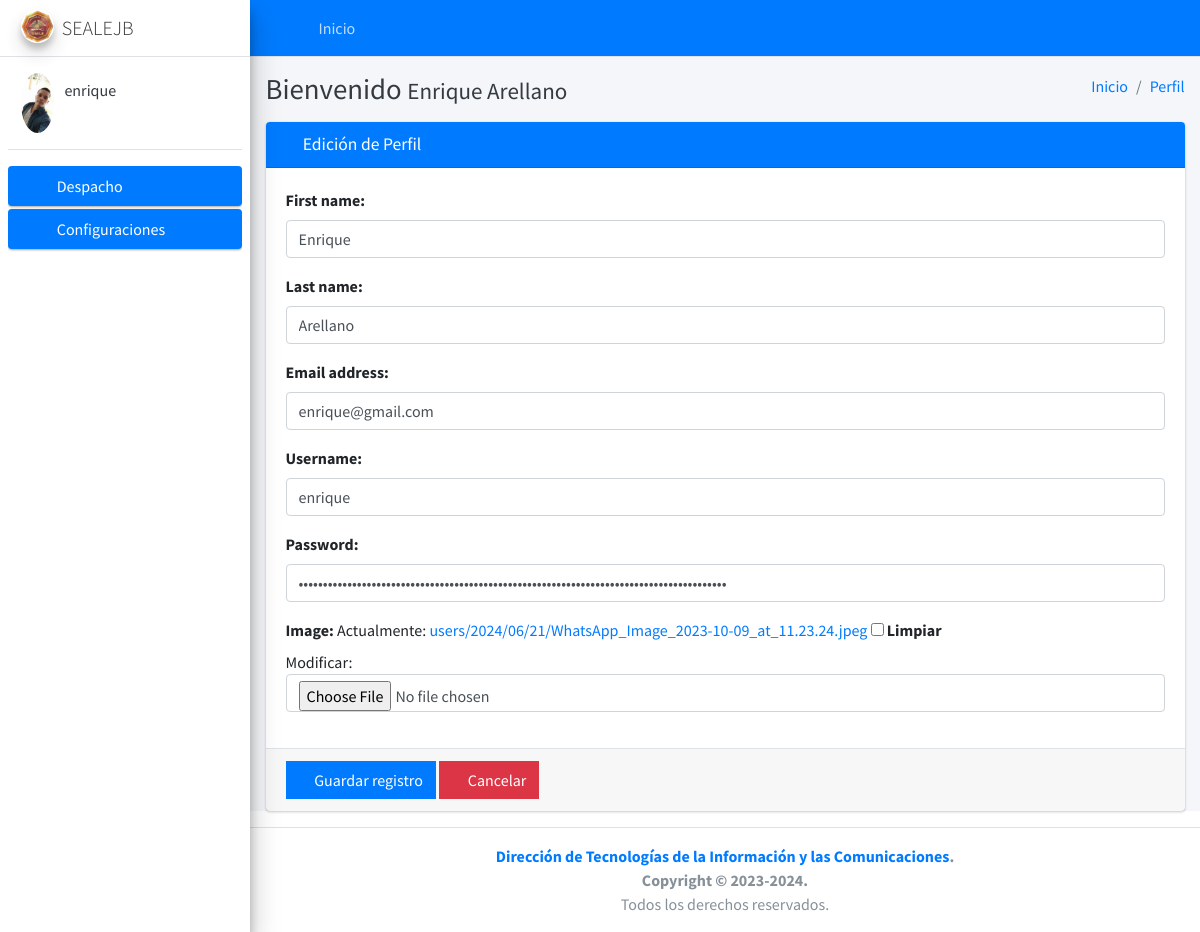
Screenshot of /user/profile/ (signed in) with the database file from the repository.
### core/user/models.py (models this page shows, shortened)
class User(AbstractUser):
    image = models.ImageField(upload_to='users/%Y/%m/%d', null=True, blank=True)
    token = models.UUIDField(primary_key=False, editable=False, null=True, blank=True)
    def get_image(self):
        if self.image:
            return '{}{}'.format(MEDIA_URL, self.image)
        return '{}{}'.format(STATIC_URL, 'img/empty.png')

### core/user/views.py (the view, shortened to what this page needs)
# urls.py: path('profile/', UserProfileView.as_view(), name='user_profile'),
class UserProfileView(LoginRequiredMixin, UpdateView):
    model = User
    form_class = UserProfileForm
    template_name = 'user/profile.html'
    success_url = reverse_lazy('erp:dashboard')
    @method_decorator(csrf_exempt)
    def dispatch(self, request, *args, **kwargs):
        self.object = self.get_object()
        return super().dispatch(request, *args, **kwargs)
    def get_object(self, queryset=None):
        return self.request.user
    def get_context_data(self, **kwargs):
        context = super().get_context_data(**kwargs)
        context['title'] = 'Edición de Perfil'
        context['entity'] = 'Perfil'
        context['list_url'] = self.success_url
        context['action'] = 'edit'
        return context

### core/user/templates/user/profile.html
{% extends 'form.html' %}

### templates/form.html (shortened to what this page needs)
{% extends 'layout.html' %}
{% load widget_tweaks %}
{% block content %}
    <form method="post" action="." enctype="multipart/form-data">
        <div class="card card-primary">
            <div class="card-header">
                <h3 class="card-title">
                    {% if action == 'add' %}
                        <i class="fas fa-plus"></i>
                    {% else %}
                        <i class="fas fa-edit"></i>
                    {% endif %}
                    {{ title }}
                </h3>
            </div>
            <div class="card-body">
                {% for field in form.visible_fields %}
                    <div class="form-group">
                        <label for="email">{{ field.label }}:</label>
                        {{ field|add_class:'form-control'|attr:'autocomplete:off' }}
                    </div>
                {% endfor %}
            </div>
            <div class="card-footer">
                <button type="submit" class="btn btn-primary btn-flat">
                    <i class="fas fa-save"></i> Guardar registro
                </button>
                <a href="{{ list_url }}" class="btn btn-danger btn-flat">
                    <i class="fas fa-times"></i> Cancelar
                </a>
            </div>
        </div>
    </form>
{% endblock %}

### templates/layout.html
{% extends 'vtc/body.html' %}

### templates/vtc/body.html (shortened to what this page needs)
{% extends 'home.html' %}
{% block body %}
    <body class="hold-transition sidebar-mini layout-fixed">
    <div class="wrapper">
        {% include 'vtc/header.html' %}
        {% include 'vtc/sidebar.html' %}
        <div class="content-wrapper">
            <div class="content-header">
                <div class="container-fluid">
                    <div class="row">
                        <div class="col-sm-6">
                            <h1 class="m-0 text-dark"> Bienvenido <small>{{ request.user.get_full_name }}</small></h1>
                        </div>
                        <div class="col-sm-6">
                            <ol class="breadcrumb float-sm-right">
                                <li class="breadcrumb-item"><a href="{% url 'erp:dashboard' %}">Inicio</a></li>
                                <li class="breadcrumb-item"><a href="{{ list_url }}">{{ entity }}</a></li>
                            </ol>
                        </div>
                    </div>
                </div>
            </div>
            <div class="content">
                <div class="container-fluid">
                    {% block content %}
                    {% endblock %}
                </div>
            </div>
        </div>
        {% include 'footer.html' %}
    </div>
    </body>
{% endblock %}

### templates/home.html (shortened to what this page needs)
{% load static %}
<!DOCTYPE html>
<html lang="en">
<head>
    <link rel="stylesheet" href="{% static 'lib/adminlte-3.0.4/plugins/font-awesome-5.11.1/css/all.min.css' %}">
    <link rel="stylesheet" href="{% static 'lib/adminlte-3.0.4/css/adminlte.min.css' %}">
    <link rel="stylesheet" href="{% static 'lib/jquery-confirm-v3.3.4/jquery-confirm.min.css' %}">
    <link rel="stylesheet" href="{% static 'css/mystyle.css' %}">
</head>
{% block body %}
{% endblock %}
</html>

### templates/vtc/header.html (shortened to what this page needs)
<nav class="main-header navbar navbar-expand navbar-dark navbar-primary">
    <ul class="navbar-nav">
        <li class="nav-item">
            <a class="nav-link" data-widget="pushmenu" href="#" role="button"><i class="fas fa-bars"></i></a>
        </li>
        <li class="nav-item d-none d-sm-inline-block">
            <a href="{% url 'erp:dashboard' %}" class="nav-link">Inicio</a>
        </li>
    </ul>
    <ul class="navbar-nav ml-auto">
        <li class="nav-item dropdown">
            <a class="nav-link" data-toggle="dropdown" href="#">
                <i class="fas fa-users-cog"></i>
            </a>
        </li>
        <li class="nav-item">
            <a class="nav-link" href="{% url 'logout' %}">
                <i class="fas fa-power-off" aria-hidden="true"></i>
            </a>
        </li>
    </ul>
</nav>

### templates/vtc/sidebar.html (shortened to what this page needs)
{% load static %}
<aside class="main-sidebar sidebar-light-primary elevation-4">
    <a href="{% url 'erp:dashboard' %}" class="brand-link">
        <img src="{% static 'img/sale.png' %}" alt="AdminLTE Logo" class="brand-image img-circle elevation-3"
            style="opacity: .8">
        <span class="brand-text font-weight-light">SEALEJB</span>
    </a>
    <div class="sidebar">
        <div class="user-panel mt-3 pb-3 mb-3 d-flex">
            <div class="image">
                <img src="{{ request.user.get_image }}" class="img-circle" alt="User Image">
            </div>
            <div class="info">
                <a href="#" class="d-block">{{ request.user.username }}</a>
            </div>
        </div>
        <nav class="mt-2">
            <ul class="nav nav-pills nav-sidebar flex-column" data-widget="treeview" role="menu" data-accordion="false">
                <li class="nav-item">
                    <a href="#" class="nav-link active">
                        <i class="nav-icon fas fa-store"></i>
                        <p>
                            Despacho
                            <i class="right fas fa-angle-left"></i>
                        </p>
                    </a>
                </li>
                <li class="nav-item">
                    <a href="#" class="nav-link active">
                        <i class="nav-icon fas fa-cogs"></i>
                        <p>
                            Configuraciones
                            <i class="fas fa-angle-left right"></i>
                        </p>
                    </a>
                </li>
            </ul>
        </nav>
    </div>
</aside>

### templates/footer.html
<footer class="main-footer text-center">
    <strong><a href="https://www.ejercito.mil.ve">Dirección de Tecnologías de la Información y las Comunicaciones</a>.</strong><br>
    <strong>Copyright &copy; 2023-2024</a>.</strong><br>
    Todos los derechos reservados.
</footer>

### static/css/mystyle.css (style rules this page uses)
.card-footer { border-top: 1px solid #dee2e6; }
.btn { color: white !important; }

### rows the page displays
User: user.get_image (picture), user.username "enrique", user.get_full_name "Enrique Arellano", visible_fields "Enrique" "Arellano" "enrique@gmail.com" "enrique"

### other values shown
{{ entity }} "Perfil"
{{ title }} "Edición de Perfil"
{{ field.label }} "First name" "Last name" "Email address" "Username" "Password" "Image"
